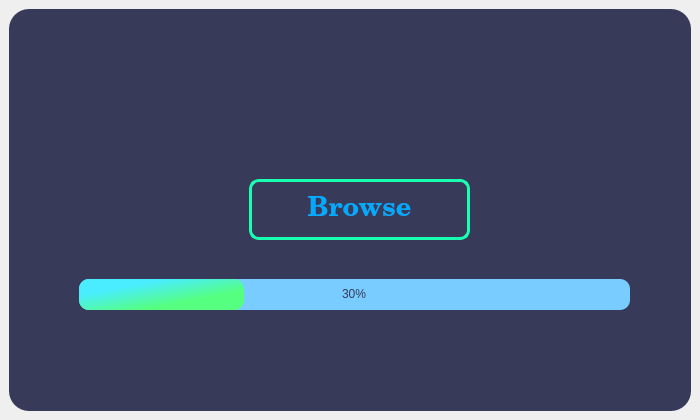
<?xml version="1.0" encoding="UTF-8"?>
<ui version="4.0">
 <class>MainWindow</class>
 <widget class="QMainWindow" name="MainWindow">
  <property name="geometry">
   <rect>
    <x>0</x>
    <y>0</y>
    <width>700</width>
    <height>420</height>
   </rect>
  </property>
  <property name="windowTitle">
   <string>PDF Filler</string>
  </property>
  <widget class="QWidget" name="centralwidget">
   <property name="autoFillBackground">
    <bool>true</bool>
   </property>
   <layout class="QVBoxLayout" name="verticalLayout">
    <item>
     <widget class="QFrame" name="frame">
      <property name="palette">
       <palette>
        <active>
         <colorrole role="WindowText">
          <brush brushstyle="SolidPattern">
           <color alpha="255">
            <red>255</red>
            <green>255</green>
            <blue>255</blue>
           </color>
          </brush>
         </colorrole>
         <colorrole role="Button">
          <brush brushstyle="SolidPattern">
           <color alpha="255">
            <red>56</red>
            <green>58</green>
            <blue>89</blue>
           </color>
          </brush>
         </colorrole>
         <colorrole role="Text">
          <brush brushstyle="SolidPattern">
           <color alpha="255">
            <red>255</red>
            <green>255</green>
            <blue>255</blue>
           </color>
          </brush>
         </colorrole>
         <colorrole role="ButtonText">
          <brush brushstyle="SolidPattern">
           <color alpha="255">
            <red>255</red>
            <green>255</green>
            <blue>255</blue>
           </color>
          </brush>
         </colorrole>
         <colorrole role="Base">
          <brush brushstyle="SolidPattern">
           <color alpha="255">
            <red>56</red>
            <green>58</green>
            <blue>89</blue>
           </color>
          </brush>
         </colorrole>
         <colorrole role="Window">
          <brush brushstyle="SolidPattern">
           <color alpha="255">
            <red>56</red>
            <green>58</green>
            <blue>89</blue>
           </color>
          </brush>
         </colorrole>
         <colorrole role="PlaceholderText">
          <brush brushstyle="NoBrush">
           <color alpha="128">
            <red>255</red>
            <green>255</green>
            <blue>255</blue>
           </color>
          </brush>
         </colorrole>
        </active>
        <inactive>
         <colorrole role="WindowText">
          <brush brushstyle="SolidPattern">
           <color alpha="255">
            <red>255</red>
            <green>255</green>
            <blue>255</blue>
           </color>
          </brush>
         </colorrole>
         <colorrole role="Button">
          <brush brushstyle="SolidPattern">
           <color alpha="255">
            <red>56</red>
            <green>58</green>
            <blue>89</blue>
           </color>
          </brush>
         </colorrole>
         <colorrole role="Text">
          <brush brushstyle="SolidPattern">
           <color alpha="255">
            <red>255</red>
            <green>255</green>
            <blue>255</blue>
           </color>
          </brush>
         </colorrole>
         <colorrole role="ButtonText">
          <brush brushstyle="SolidPattern">
           <color alpha="255">
            <red>255</red>
            <green>255</green>
            <blue>255</blue>
           </color>
          </brush>
         </colorrole>
         <colorrole role="Base">
          <brush brushstyle="SolidPattern">
           <color alpha="255">
            <red>56</red>
            <green>58</green>
            <blue>89</blue>
           </color>
          </brush>
         </colorrole>
         <colorrole role="Window">
          <brush brushstyle="SolidPattern">
           <color alpha="255">
            <red>56</red>
            <green>58</green>
            <blue>89</blue>
           </color>
          </brush>
         </colorrole>
         <colorrole role="PlaceholderText">
          <brush brushstyle="NoBrush">
           <color alpha="128">
            <red>255</red>
            <green>255</green>
            <blue>255</blue>
           </color>
          </brush>
         </colorrole>
        </inactive>
        <disabled>
         <colorrole role="WindowText">
          <brush brushstyle="SolidPattern">
           <color alpha="255">
            <red>255</red>
            <green>255</green>
            <blue>255</blue>
           </color>
          </brush>
         </colorrole>
         <colorrole role="Button">
          <brush brushstyle="SolidPattern">
           <color alpha="255">
            <red>56</red>
            <green>58</green>
            <blue>89</blue>
           </color>
          </brush>
         </colorrole>
         <colorrole role="Text">
          <brush brushstyle="SolidPattern">
           <color alpha="255">
            <red>255</red>
            <green>255</green>
            <blue>255</blue>
           </color>
          </brush>
         </colorrole>
         <colorrole role="ButtonText">
          <brush brushstyle="SolidPattern">
           <color alpha="255">
            <red>255</red>
            <green>255</green>
            <blue>255</blue>
           </color>
          </brush>
         </colorrole>
         <colorrole role="Base">
          <brush brushstyle="SolidPattern">
           <color alpha="255">
            <red>56</red>
            <green>58</green>
            <blue>89</blue>
           </color>
          </brush>
         </colorrole>
         <colorrole role="Window">
          <brush brushstyle="SolidPattern">
           <color alpha="255">
            <red>56</red>
            <green>58</green>
            <blue>89</blue>
           </color>
          </brush>
         </colorrole>
         <colorrole role="PlaceholderText">
          <brush brushstyle="NoBrush">
           <color alpha="128">
            <red>255</red>
            <green>255</green>
            <blue>255</blue>
           </color>
          </brush>
         </colorrole>
        </disabled>
       </palette>
      </property>
      <property name="font">
       <font>
        <pointsize>20</pointsize>
        <weight>75</weight>
        <bold>true</bold>
       </font>
      </property>
      <property name="styleSheet">
       <string notr="true">QFrame{
	background-color: rgb(56, 58, 89);
	color: rgb(255, 255, 255);
	border-radius:20px;
}</string>
      </property>
      <property name="frameShape">
       <enum>QFrame::StyledPanel</enum>
      </property>
      <property name="frameShadow">
       <enum>QFrame::Raised</enum>
      </property>
      <widget class="QLabel" name="photo">
       <property name="geometry">
        <rect>
         <x>320</x>
         <y>90</y>
         <width>61</width>
         <height>61</height>
        </rect>
       </property>
       <property name="text">
        <string/>
       </property>
       <property name="pixmap">
        <pixmap>upload2.png</pixmap>
       </property>
       <property name="scaledContents">
        <bool>true</bool>
       </property>
      </widget>
      <widget class="QPushButton" name="button1">
       <property name="geometry">
        <rect>
         <x>240</x>
         <y>170</y>
         <width>221</width>
         <height>61</height>
        </rect>
       </property>
       <property name="palette">
        <palette>
         <active>
          <colorrole role="WindowText">
           <brush brushstyle="SolidPattern">
            <color alpha="255">
             <red>0</red>
             <green>170</green>
             <blue>255</blue>
            </color>
           </brush>
          </colorrole>
          <colorrole role="Button">
           <brush brushstyle="SolidPattern">
            <color alpha="255">
             <red>56</red>
             <green>58</green>
             <blue>89</blue>
            </color>
           </brush>
          </colorrole>
          <colorrole role="Text">
           <brush brushstyle="SolidPattern">
            <color alpha="255">
             <red>0</red>
             <green>170</green>
             <blue>255</blue>
            </color>
           </brush>
          </colorrole>
          <colorrole role="ButtonText">
           <brush brushstyle="SolidPattern">
            <color alpha="255">
             <red>0</red>
             <green>170</green>
             <blue>255</blue>
            </color>
           </brush>
          </colorrole>
          <colorrole role="Base">
           <brush brushstyle="SolidPattern">
            <color alpha="255">
             <red>56</red>
             <green>58</green>
             <blue>89</blue>
            </color>
           </brush>
          </colorrole>
          <colorrole role="Window">
           <brush brushstyle="SolidPattern">
            <color alpha="255">
             <red>56</red>
             <green>58</green>
             <blue>89</blue>
            </color>
           </brush>
          </colorrole>
          <colorrole role="PlaceholderText">
           <brush brushstyle="NoBrush">
            <color alpha="128">
             <red>0</red>
             <green>170</green>
             <blue>255</blue>
            </color>
           </brush>
          </colorrole>
         </active>
         <inactive>
          <colorrole role="WindowText">
           <brush brushstyle="SolidPattern">
            <color alpha="255">
             <red>0</red>
             <green>170</green>
             <blue>255</blue>
            </color>
           </brush>
          </colorrole>
          <colorrole role="Button">
           <brush brushstyle="SolidPattern">
            <color alpha="255">
             <red>56</red>
             <green>58</green>
             <blue>89</blue>
            </color>
           </brush>
          </colorrole>
          <colorrole role="Text">
           <brush brushstyle="SolidPattern">
            <color alpha="255">
             <red>0</red>
             <green>170</green>
             <blue>255</blue>
            </color>
           </brush>
          </colorrole>
          <colorrole role="ButtonText">
           <brush brushstyle="SolidPattern">
            <color alpha="255">
             <red>0</red>
             <green>170</green>
             <blue>255</blue>
            </color>
           </brush>
          </colorrole>
          <colorrole role="Base">
           <brush brushstyle="SolidPattern">
            <color alpha="255">
             <red>56</red>
             <green>58</green>
             <blue>89</blue>
            </color>
           </brush>
          </colorrole>
          <colorrole role="Window">
           <brush brushstyle="SolidPattern">
            <color alpha="255">
             <red>56</red>
             <green>58</green>
             <blue>89</blue>
            </color>
           </brush>
          </colorrole>
          <colorrole role="PlaceholderText">
           <brush brushstyle="NoBrush">
            <color alpha="128">
             <red>0</red>
             <green>170</green>
             <blue>255</blue>
            </color>
           </brush>
          </colorrole>
         </inactive>
         <disabled>
          <colorrole role="WindowText">
           <brush brushstyle="SolidPattern">
            <color alpha="255">
             <red>0</red>
             <green>170</green>
             <blue>255</blue>
            </color>
           </brush>
          </colorrole>
          <colorrole role="Button">
           <brush brushstyle="SolidPattern">
            <color alpha="255">
             <red>56</red>
             <green>58</green>
             <blue>89</blue>
            </color>
           </brush>
          </colorrole>
          <colorrole role="Text">
           <brush brushstyle="SolidPattern">
            <color alpha="255">
             <red>0</red>
             <green>170</green>
             <blue>255</blue>
            </color>
           </brush>
          </colorrole>
          <colorrole role="ButtonText">
           <brush brushstyle="SolidPattern">
            <color alpha="255">
             <red>0</red>
             <green>170</green>
             <blue>255</blue>
            </color>
           </brush>
          </colorrole>
          <colorrole role="Base">
           <brush brushstyle="SolidPattern">
            <color alpha="255">
             <red>56</red>
             <green>58</green>
             <blue>89</blue>
            </color>
           </brush>
          </colorrole>
          <colorrole role="Window">
           <brush brushstyle="SolidPattern">
            <color alpha="255">
             <red>56</red>
             <green>58</green>
             <blue>89</blue>
            </color>
           </brush>
          </colorrole>
          <colorrole role="PlaceholderText">
           <brush brushstyle="NoBrush">
            <color alpha="128">
             <red>0</red>
             <green>170</green>
             <blue>255</blue>
            </color>
           </brush>
          </colorrole>
         </disabled>
        </palette>
       </property>
       <property name="font">
        <font>
         <family>Century</family>
         <pointsize>20</pointsize>
         <weight>75</weight>
         <bold>true</bold>
        </font>
       </property>
       <property name="styleSheet">
        <string notr="true">QPushButton{
	background-color: rgb(56, 58, 89);
	color: rgb(0, 170, 255);
	border-radius:10px;
	border: 3px solid #19ffb2;
}

</string>
       </property>
       <property name="text">
        <string>Browse</string>
       </property>
      </widget>
      <widget class="QProgressBar" name="progressBar">
       <property name="geometry">
        <rect>
         <x>70</x>
         <y>270</y>
         <width>551</width>
         <height>31</height>
        </rect>
       </property>
       <property name="font">
        <font>
         <pointsize>9</pointsize>
        </font>
       </property>
       <property name="styleSheet">
        <string notr="true">QProgressBar{
	background-color: rgb(121, 204, 255);
	color: rgb(56,58,89);
	border-radius: 10px;
}
QProgressBar::chunk{
	background-color: qlineargradient(spread:pad, x1:0, y1:0, x2:1, y2:1, stop:0.263682 rgba(73, 237, 255, 255), stop:0.691542 rgba(85, 255, 127, 255));
	border-radius: 10px;
}</string>
       </property>
       <property name="value">
        <number>30</number>
       </property>
       <property name="alignment">
        <set>Qt::AlignCenter</set>
       </property>
      </widget>
     </widget>
    </item>
   </layout>
  </widget>
 </widget>
 <resources/>
 <connections/>
</ui>
